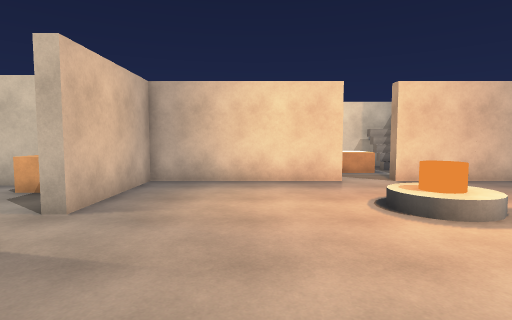
View 1 (above)

16 first-person views from a walk through a Unity game level. The camera is 1.5 m above the floor, tilts 4° down and sees 80° across. The floor is counted in squares, 1 m on a side. Each view is taken from the middle of a square. On the plan, view 1 faces up. The plan holds only what a view shows up to about 15 squares ahead; the rest is blank. The player is left out.

View 2
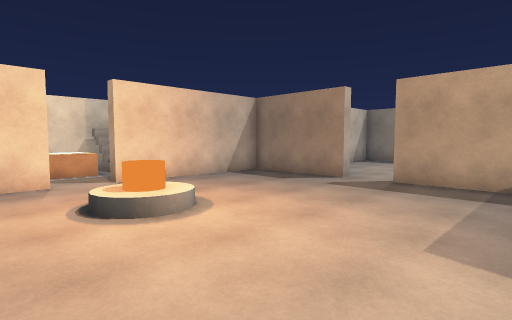

View 3
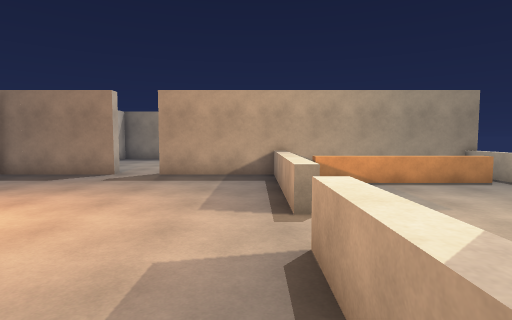

View 4
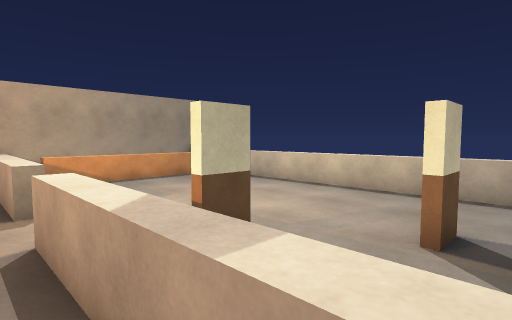

View 5
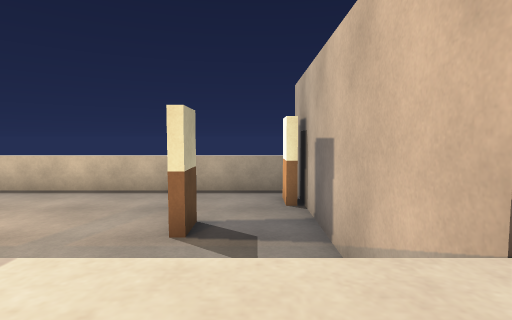

View 6
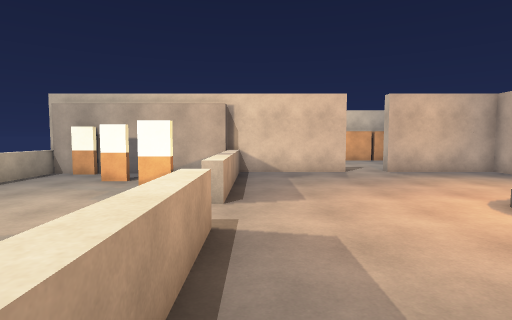

View 7
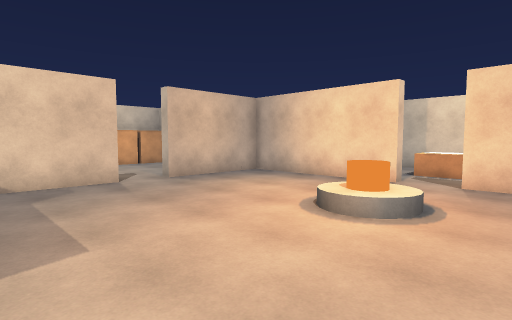

View 8
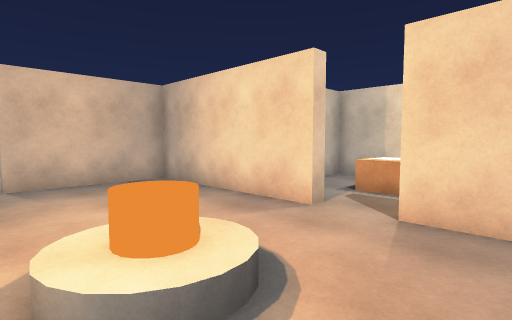

View 9
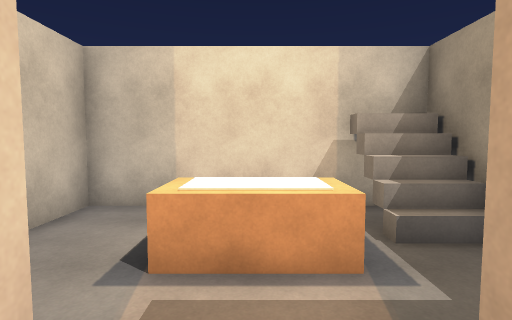

View 10
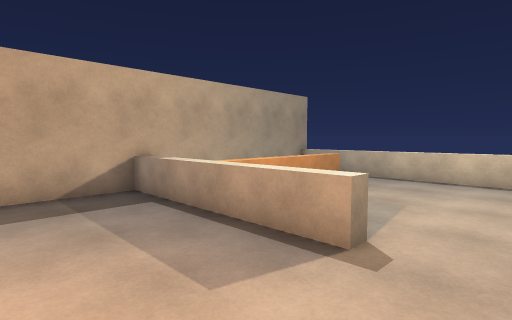

View 11
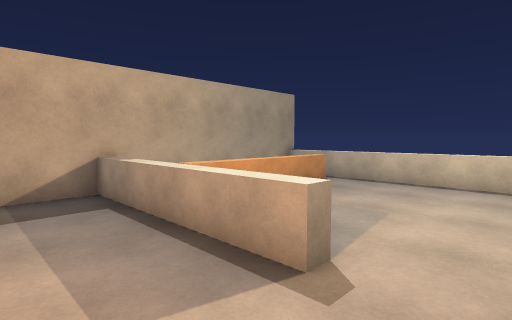

View 12
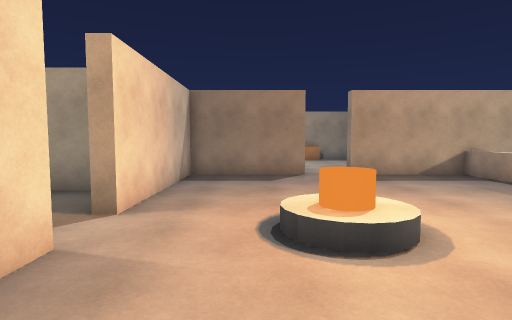

View 13
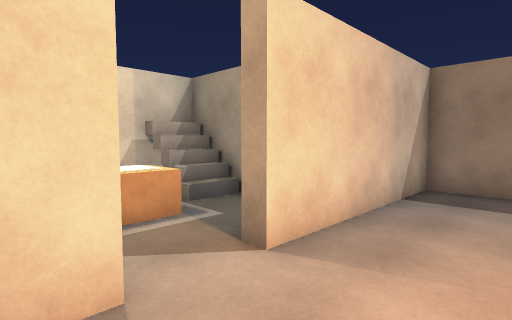

View 14
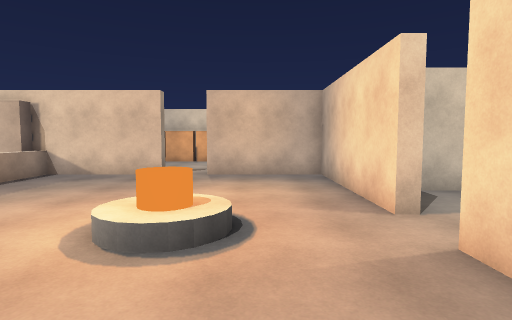

View 15
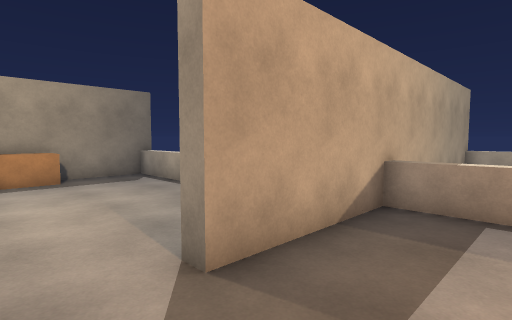

View 16
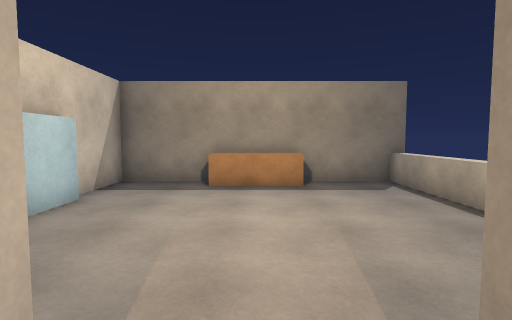

### Floor plan
Key: @ floor where view 1 was taken; # wall or solid block; . floor; / step, stairs or slope; ^ raised ledge; O other object.
Columns run from 8 left of view 1 to 22 right of it. Each row starts with its distance up from view 1.
 17         ######^^^
 16         #..    /#
 15         #... .//#
 14         #..^^^..#
 13         #...^...#
 12         #.......#
 11     ########.########
 10 ##  #...............#    ######
  9 .OOO#...............#   ......#
  8  ...#...............# ........#
  7  ...#.......O.......#.........#
  6  ...#.......O.......#........^#
  5   ...........................^#
  4     #...............#........^#
  3     #...............#.........#
  2     #...............# ........#
  1     #...............#   ......#
  0     #...@...........#    ^^^^^#
 -1     #^^^^^^^.^^^^^^^#
 -2      #     ....  .. #
 -3      #   # ....  ^^ #
 -4      #...........^^ #
 -5      #.#.........^^ #
 -6      #...........^  #
 -7      #...........^  #
 -8      #...........^  #
 -9     #^^^^^^^^^^^^^^^#

Where each view was taken, in squares from view 1:
view 1: 0 up, 0 right, facing up
view 2: 0 up, 1 right, facing up-right
view 3: 0 up, 1 left, facing right
view 4: 0 up, 2 left, facing down-right
view 5: 0 up, 2 left, facing down
view 6: 0 up, 10 right, facing left
view 7: 0 up, 7 right, facing up-left
view 8: 5 up, 7 right, facing up-left
view 9: 10 up, 4 right, facing up
view 10: 3 up, 3 right, facing down-right
view 11: 2 up, 3 right, facing down-right
view 12: 8 up, 1 left, facing right
view 13: 8 up, 2 right, facing up-right
view 14: 8 up, 9 right, facing left
view 15: 6 up, 9 right, facing down-right
view 16: 5 up, 11 right, facing right
